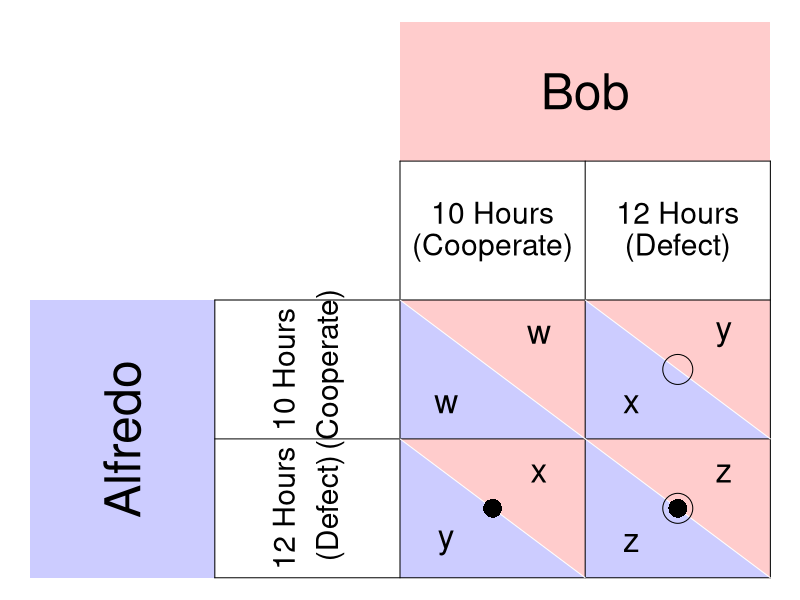

Here is the R script that generated this plot:
require(ggplot2)
require(shape)
pdf(file = "society/matrix_fishermen_general.pdf", width = 9, height = 7)

par(mar =  c(0, 0, 0, 0))
xlims <- c(0, 8)
ylims <- c(0, 8)

#TextSizes
PlayerSize <- 3
StratSize <- 1.8
PayoffSize <- 2
p1fadelevel <- 0.2
p2fadelevel <- 0.2

#Payoffs are listed as c("NW", "SW", "NE", "SE")

#Considerations for Player 1
P1Name <- c("Alfredo")
P1Strat <- c("10 Hours", "12 Hours")
P1Strat2 <- c("(Cooperate)", "(Defect)")
P1Payoffs <- c("w", "y", "x", "z")
P1BR1 <- c("SW") #Must be NW or SW - the BR prints accordingly. 
P1BR2 <- c("SE") #Must be NE or SE - the BR prints accordingly. 
P1bestsize <- 2.5 #Adjusts size of point indicating best response of P1
#NW = (5, 3); SW = (5,1); NE = (7, 3); SE = (7, 1)

#Considerations for Player 2
P2Name <- c("Bob")
P2Strat <- c("10 Hours", "12 Hours")
P2Strat2 <- c("(Cooperate)", "(Defect)")
P2Payoffs <- c("w", "x", "y", "z")
P2BR1 <- c("NE") #Must be NW or SW - the BR prints accordingly. 
P2BR2 <- c("SE") #Must be NE or SE - the BR prints accordingly. 
P2bestsize <- 4 #Adjusts size of circle indicating best response of P1

plot(0, 0, xlim = xlims, ylim = ylims, type = "n",
     xlab = expression(""),
     ylab = expression(""),
     xaxt = "n", 
     yaxt = "n", 
     cex.lab = 2, 
     bty = "n")



#Color and label for Player 1 and their strategies
polygon(c(0,0,2,2,0), c(0,4,4,0,0), col=rgb(0, 0, 1, p1fadelevel), density=NULL, border = NA)
text(1, 2, P1Name[1], srt = 90, cex = PlayerSize)

text(2.75, 3, P1Strat[1], cex = StratSize, srt = 90)
text(3.25, 3, P1Strat2[1], cex = StratSize, srt = 90)
text(2.75, 1, P1Strat[2], cex = StratSize, srt = 90)
text(3.25, 1, P1Strat2[2], cex = StratSize, srt = 90)


#Color and label for Player 2
polygon(c(4,4,8,8,4), c(8,6,6,8,8), col=rgb(1, 0, 0, p2fadelevel), density=NULL, border = NA)
text(6, 7, P2Name[1], cex = PlayerSize)

text(5, 5.25, P2Strat[1], cex = StratSize)
text(5, 4.75, P2Strat2[1], cex = StratSize)
text(7, 5.25, P2Strat[2], cex = StratSize)
text(7, 4.75, P2Strat2[2], cex = StratSize)

#NorthWest cell 
#P1
polygon(c(4,4,6,4), c(4,2,2,4), col=rgb(0, 0, 1, p1fadelevel), density=NULL, border = NA)
#P2
polygon(c(4,6,6,4), c(4,4,2,4), col=rgb(1, 0, 0, p2fadelevel), density=NULL, border = NA)

#P1
text(4.5, 2.5, P1Payoffs[1], cex = PayoffSize)
#P2
text(5.5, 3.5, P2Payoffs[1], cex = PayoffSize)

#SouthWest cell  
#P1
polygon(c(4,4,6,4), c(2,0,0,2), col=rgb(0, 0, 1, p1fadelevel), density=NULL, border = NA)
#P2
polygon(c(4,6,6,4), c(2,2,0,2), col=rgb(1, 0, 0, p2fadelevel), density=NULL, border = NA)

#P1
text(4.5, 0.5, P1Payoffs[2], cex = PayoffSize)
#P2
text(5.5, 1.5, P2Payoffs[2], cex = PayoffSize)


#NorthEast cell 
#P1
polygon(c(6,6,8,6), c(4,2,2,4), col=rgb(0, 0, 1, p1fadelevel), density=NULL, border = NA)
#P2
polygon(c(6,8,8,6), c(4,4,2,4), col=rgb(1, 0, 0, p2fadelevel), density=NULL, border = NA)
#P1
text(6.5, 2.5, P1Payoffs[3], cex = PayoffSize)
#P2
text(7.5, 3.5, P2Payoffs[3], cex = PayoffSize)

#SouthEast cell 
#P1
polygon(c(6,6,8,6), c(2,0,0,2), col=rgb(0, 0, 1, p1fadelevel), density=NULL, border = NA)
#P2
polygon(c(6,8,8,6), c(2,2,0,2), col=rgb(1, 0, 0, p2fadelevel), density=NULL, border = NA)
#P1
text(6.5, 0.5, P1Payoffs[4], cex = PayoffSize)
#P2
text(7.5, 1.5, P2Payoffs[4], cex = PayoffSize)


#Lines for the Table
segments(8, 0, 8, 6, lty = 1, col = "black")
segments(4, 6, 8, 6, lty = 1, col = "black")
segments(2, 0, 2, 4, lty = 1, col = "black")
segments(2, 0, 8, 0, lty = 1, col = "black")
segments(2, 4, 8, 4, lty = 1, col = "black")
segments(4, 0, 4, 6, lty = 1, col = "black")
segments(2, 2, 8, 2, lty = 1, col = "black")
segments(6, 0, 6, 6, lty = 1, col = "black")

#Diagonals
#NW
segments(4, 4, 6, 2, lty = 1, col = "white")
#NE
segments(6, 4, 8, 2, lty = 1, col = "white")
#SW
segments(4, 2, 6, 0, lty = 1, col = "white")
#Se
segments(6, 2, 8, 0, lty = 1, col = "white")

# 
# #Best responses 
#P1
if (P1BR1[1] == "NW"){
  points(5, 3, pch = 16, col = "black", cex = P1bestsize)
} else{points(5, 1, pch = 16, col = "black", cex = P1bestsize)
}

if (P1BR2[1] == "NE"){
  points(7, 3, pch = 16, col = "black", cex = P1bestsize)
} else{points(7, 1, pch = 16, col = "black", cex = P1bestsize)
}


#P2
if (P2BR1[1] == "NW"){
  points(5, 3, pch = 1, col = "black", cex = P2bestsize)
} else{points(7, 3, pch = 1, col = "black", cex = P2bestsize)
}

if (P2BR2[1] == "SW"){
  points(5, 1, pch = 1, col = "black", cex = P2bestsize)
} else{points(7, 1, pch = 1, col = "black", cex = P2bestsize)
}

dev.off()
